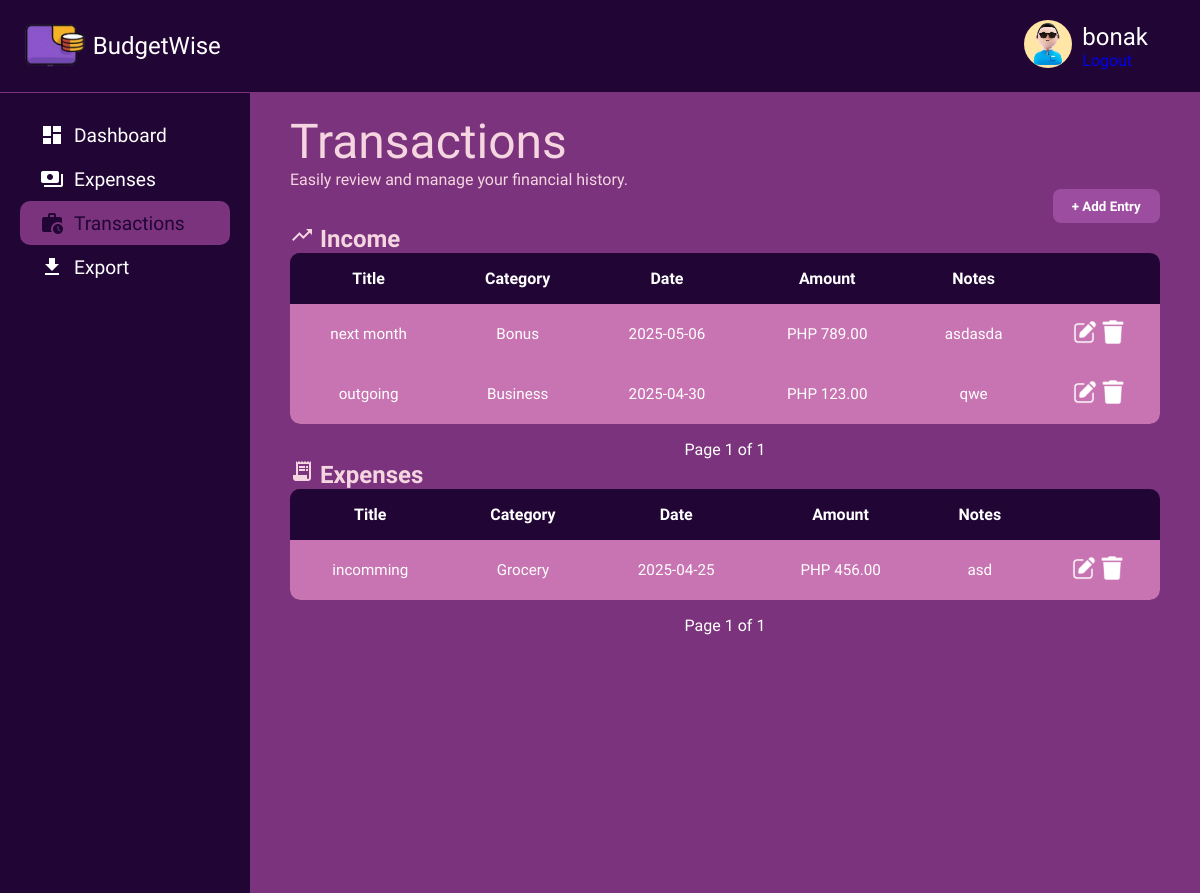
Page /finance/ (signed in) on the earlier database version.
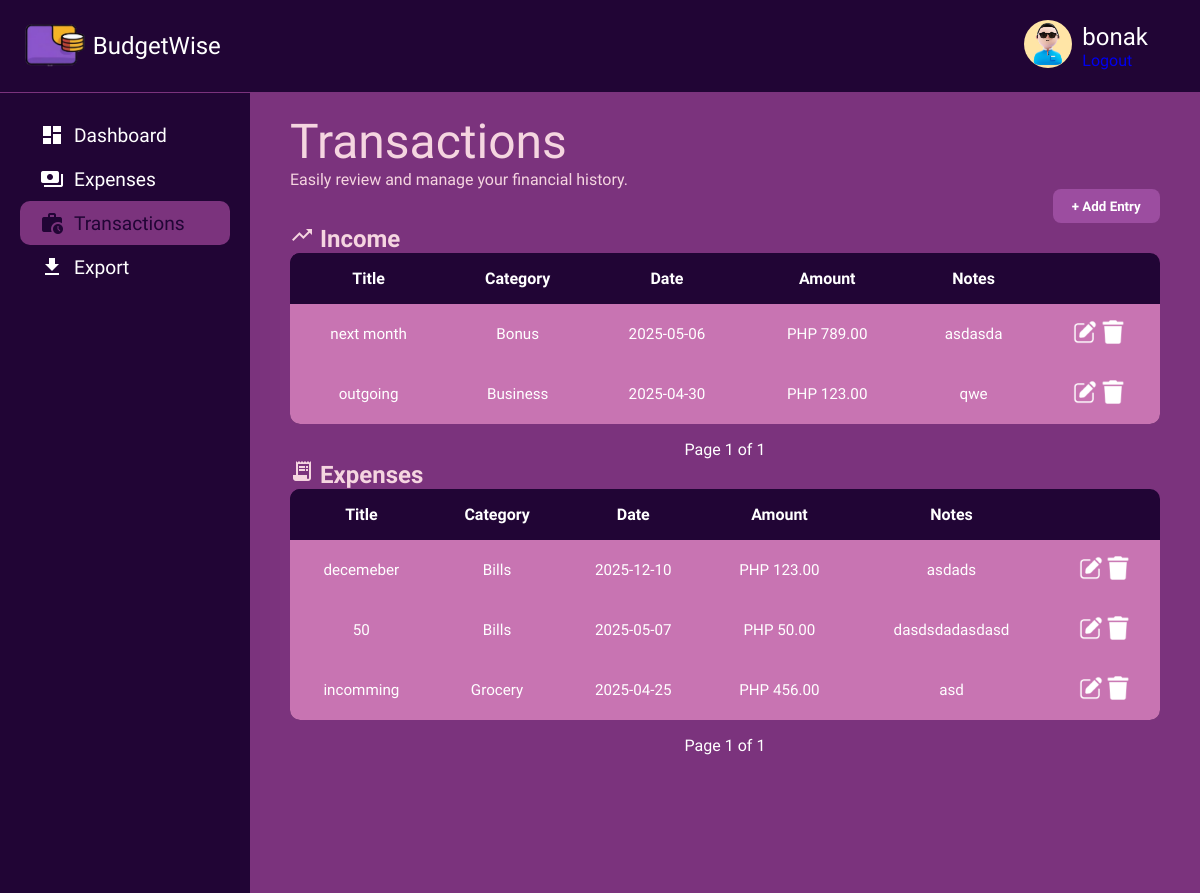
Same page on the later database version.
### accounts/models.py (models this page shows)
class CustomUser(AbstractUser):
    pass  # django built-in fields muna then extand lang later

### finance/models.py (models this page shows, shortened)
class Entry(models.Model):
    ENTRY_TYPE_CHOICES = [
        ('income', 'Income'),
        ('expense', 'Expense'),
    ]
    user = models.ForeignKey(settings.AUTH_USER_MODEL, on_delete=models.CASCADE)
    title = models.CharField(max_length=200)
    amount = models.DecimalField(max_digits=10, decimal_places=2)
    date = models.DateField()
    entry_type = models.CharField(max_length=7, choices=ENTRY_TYPE_CHOICES)
    category = models.ForeignKey(Category, on_delete=models.SET_NULL, null=True, blank=True)
    notes = models.TextField(blank=True, null=True)

class Category(models.Model):
    EXPENSE_CATEGORIES = [
        ('grocery', 'Grocery'),
        ('health', 'Health'),
        ('gifts', 'Gifts'),
        ('transportation', 'Transportation'),
        ('food', 'Food'),
        ('eating_out', 'Eating Out'),
        ('bills', 'Bills'),
    ]
    INCOME_CATEGORIES = [
        ('salary', 'Salary'),
        ('bonus', 'Bonus'),
        ('business', 'Business'),
    ]
    CATEGORY_TYPES = [
        ('expense', 'Expense'),
        ('income', 'Income'),
    ]
    user = models.ForeignKey(settings.AUTH_USER_MODEL, on_delete=models.CASCADE, null=True, blank=True)
    name = models.CharField(max_length=100)
    category_type = models.CharField(max_length=7, choices=CATEGORY_TYPES)
    is_default = models.BooleanField(default=False)

### finance/views.py (the view)
# urls.py: path('', transaction, name='entry-list'),
@never_cache
@login_required
def transaction(request):
    income_entries = Entry.objects.filter(user=request.user, entry_type='income').order_by('-date')
    expense_entries = Entry.objects.filter(user=request.user, entry_type='expense').order_by('-date')
    income_page = paginate_entries(income_entries, request, 'income_page')
    expense_page = paginate_entries(expense_entries, request, 'expense_page')
    return render(request, 'finance/transaction.html', {
        'income_page': income_page,
        'expense_page': expense_page,
    })

### finance/views.py (called while the page is built)
def paginate_entries(entries, request, page_param):
    paginator = Paginator(entries, 5)
    page_number = request.GET.get(page_param)
    try:
        return paginator.get_page(page_number)
    except Exception:
        return paginator.get_page(1)

### finance/templates/finance/transaction.html (shortened to what this page needs)
{% load static %}
<!DOCTYPE html>
<html lang="en">
  <head>
    <link
      rel="stylesheet"
      href="{% static 'pages/transaction/transaction.css' %}"
    />
    <link rel="stylesheet" href="{% static 'css/colors.css' %}" />
  </head>
  <body>
    <header class="header" role="banner">
      <a href="{% url 'dashboard' %}">
        <div class="logo">
          <div class="logo-icon">
            <img
              src="{% static 'pics/mockLogo.png' %}"
              alt="BudgetWise Logo"
              class="logo-img"
            />
          </div>
          <div class="logo-text">BudgetWise</div>
        </div>
      </a>
      <div class="user-profile">
        <div class="user-avatar">
          <img
            src="{% static 'pics/user1.png' %}"
            alt="User Avatar"
            class="avatar-image"
          />
        </div>
        <div class="user-info">
          <span class="user-name">{{ user.username }}</span>
          <a class="btn btn-outline-light ms-2" href="{% url 'logout' %}"
            >Logout</a
          >
        </div>
      </div>
    </header>
    <div class="container">
      <aside class="sidebar" role="complementary">
        <a href="{% url 'dashboard' %}">
          <div class="menu-item">
            <span class="material-icons">dashboard</span><span>Dashboard</span>
          </div>
        </a>
        <a href="{% url 'finance:expenses-page' %}">
          <div class="menu-item">
            <span class="material-icons">payments</span><span>Expenses</span>
          </div>
        </a>
        <a href="{% url 'finance:entry-list' %}">
          <div class="menu-item active">
            <span class="material-icons">work_history</span>
            <span>Transactions</span>
          </div>
        </a>
        <a href="{% url 'finance:entry-export' %}">
          <div class="menu-item">
            <span class="material-icons">file_download</span><span>Export</span>
          </div>
        </a>
      </aside>
      <div class="main-content">
        <div class="welcome-message">
          <h1>Transactions</h1>
          <p>Easily review and manage your financial history.</p>
        </div>
        <div class="add-entry-container">
          <button class="add-entry-button" onclick="openEntryModalForCreate()">
            + Add Entry
          </button>
        </div>
        <div class="transactions-card">
          <h2><span class="material-icons">trending_up</span> Income</h2>
          <table>
            <thead>
              <tr>
                <th>Title</th>
                <th>Category</th>
                <th>Date</th>
                <th>Amount</th>
                <th>Notes</th>
              </tr>
            </thead>
            <tbody>
              {% for entry in income_page %}
              <tr>
                <td>{{ entry.title }}</td>
                <td>{{ entry.category.name }}</td>
                <td>{{ entry.date|date:"Y-m-d" }}</td>
                <td>PHP {{ entry.amount }}</td>
                <td>{{ entry.notes }}</td>
                <td class="actions">
                  <a onclick="openEntryModal({{ entry.id }})">
                    <img src="{% static 'pics/edit.png' %}" alt="Edit Icon" />
                  </a>
                  <a
                    onclick="openDeleteModal('{{ entry.title }}', '{% url 'finance:entry-delete' entry.id %}')"
                  >
                    <img
                      src="{% static 'pics/trash.png' %}"
                      alt="Delete Icon"
                    />
                  </a>
                </td>
              </tr>
              {% empty %}
              <tr>
                <td colspan="6">No income entries found.</td>
              </tr>
              {% endfor %}
            </tbody>
          </table>
          <div class="transaction-pagination">
            <span
              >Page {{ income_page.number }} of
              {{income_page.paginator.num_pages }}</span
            >
          </div>
        </div>
        <div class="transactions-card">
          <h2><span class="material-icons">receipt_long</span> Expenses</h2>
          <table>
            <thead>
              <tr>
                <th>Title</th>
                <th>Category</th>
                <th>Date</th>
                <th>Amount</th>
                <th>Notes</th>
              </tr>
            </thead>
            <tbody>
              {% for entry in expense_page %}
              <tr>
                <td>{{ entry.title }}</td>
                <td>{{ entry.category.name }}</td>
                <td>{{ entry.date|date:"Y-m-d" }}</td>
                <td>PHP {{ entry.amount }}</td>
                <td>{{ entry.notes }}</td>
                <td class="actions">
                  <a onclick="openEntryModal({{ entry.id }})">
                    <img src="{% static 'pics/edit.png' %}" alt="Edit Icon" />
                  </a>
                  <a
                    onclick="openDeleteModal('{{ entry.title }}', '{% url 'finance:entry-delete' entry.id %}')"
                  >
                    <img
                      src="{% static 'pics/trash.png' %}"
                      alt="Delete Icon"
                    />
                  </a>
                </td>
              </tr>
              {% empty %}
              <tr>
                <td colspan="6">No expense entries found.</td>
              </tr>
              {% endfor %}
            </tbody>
          </table>
          <div class="transaction-pagination">
            <span
              >Page {{ expense_page.number }} of
              {{expense_page.paginator.num_pages }}</span
            >
          </div>
        </div>
      </div>
    </div>
  </body>
</html>

### static/pages/transaction/transaction.css (style rules this page uses)
* { margin: 0; padding: 0; box-sizing: border-box; font-family: "K2D", sans-serif; }
.header { display: flex; flex-direction: row; justify-content: space-between; align-items: center; padding: 20px; background-color: var(--secondary); border-bottom: 1px solid var(--primary); min-width: 553px; }
.header a { text-decoration: none; }
.logo { display: flex; flex-direction: row; align-items: center; }
.logo-img { height: 48px; width: auto; }
.logo-text { font-size: 1.5rem; font-weight: 500; padding-left: 5px; color: var(--white); }
.user-profile { display: flex; align-items: center; gap: 10px; }
.avatar-image { height: 48px; width: 48px; border-radius: 50%; }
.user-info { display: flex; flex-direction: column; color: var(--white); padding-right: 2rem; }
.user-name { font-size: 1.5rem; font-weight: 500; }
.container { display: flex; }
.sidebar { display: flex; flex-direction: column; padding: 20px; background-color: var(--secondary); height: auto; min-height: 100vh; width: 250px; left: -250px; text-decoration: none; }
.sidebar a { text-decoration: none; }
.menu-item { display: flex; flex-direction: row; align-items: center; gap: 10px; font-size: 1.2rem; font-weight: 500; color: var(--white); padding: 10px 20px; }
.menu-item.active { background-color: var(--primary); border-radius: 10px; color: var(--dark-text); }
.main-content { display: flex; flex-direction: column; padding: 20px 40px; background-color: var(--primary); height: 100%; min-height: 100vh; width: calc(100% - 250px); }
.welcome-message { color: var(--light-primary); }
.welcome-message h1 { font-size: 3rem; font-weight: 500; }
.add-entry-container { display: flex; justify-content: flex-end; }
.add-entry-button { background-color: var(--hover-primary); color: var(--white); font-weight: bold; padding: 0.6rem 1.2rem; border-radius: 8px; border: none; cursor: pointer; transition: background-color 0.2s ease; }
.transactions-card { color: var(--light-primary); }
table { width: 100%; border-collapse: collapse; background-color: var(--secondary); border-radius: 10px; overflow: hidden; }
th, td { padding: 1rem; text-align: center; color: var(--white); }
thead { background-color: var(--secondary); }
td { background-color: var(--record-card); font-size: 0.95rem; height: auto; }
.actions { gap: 0.5rem; justify-content: center; }
.actions img { width: 24px; height: 24px; cursor: pointer; filter: invert(1); }
.transaction-pagination { margin-top: 1rem; text-align: center; }
.transaction-pagination span { margin: 0 10px; color: var(--white); }

### static/css/colors.css (style rules this page uses)
:root { --primary: #7b337d; --secondary: #210535; --light-primary: #f5d5e0; --light-secondary: #f4c4d4; --white: #ffffff; --text: #ffffff; --dark-text: #210535; --muted-text: #ffffff80; --green: #77dd77; --red: #ff6961; --yellow: #ffee8c; --button-gray: #b0b0b0; --hover-primary: #9c4da0; --hover-secondary: #3a0a60; --hover-menu-item: #8b5cf6; --bills: #e7d7ca; --grocery: #d5f6fb; --food: #f6f3a9; --health: #f1beb5; --eating-out: #e7d27c; --transpo: #d5d1e9; --gifts: #f8c57c; --budget-card: #2f1045; --icon-container: #210535; --status-bar: #1f092e; --record-card: #c874b2; }

Differences in the rows shown:
added Entry: title "decemeber", category.name "Bills", date "2025-12-10", amount "123.00", notes "asdads", shown under "Expenses"
added Entry: title "50", category.name "Bills", date "2025-05-07", amount "50.00", notes "dasdsdadasdasd", shown under "Expenses"
